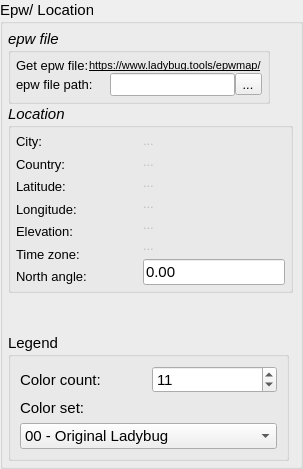
        <widget class="QGroupBox" name="groupBox_epw_location">
         <property name="sizePolicy">
          <sizepolicy hsizetype="Minimum" vsizetype="Expanding">
           <horstretch>0</horstretch>
           <verstretch>0</verstretch>
          </sizepolicy>
         </property>
         <property name="font">
          <font>
           <pointsize>11</pointsize>
           <italic>false</italic>
          </font>
         </property>
         <property name="toolTip">
          <string>Location data get from epw file.</string>
         </property>
         <property name="styleSheet">
          <string notr="true"/>
         </property>
         <property name="title">
          <string>Epw/ Location</string>
         </property>
         <layout class="QGridLayout" name="gridLayout_10">
          <property name="leftMargin">
           <number>5</number>
          </property>
          <property name="topMargin">
           <number>5</number>
          </property>
          <property name="rightMargin">
           <number>5</number>
          </property>
          <property name="bottomMargin">
           <number>5</number>
          </property>
          <property name="verticalSpacing">
           <number>0</number>
          </property>
          <item row="3" column="0" colspan="2">
           <widget class="QGroupBox" name="groupBox_location">
            <property name="sizePolicy">
             <sizepolicy hsizetype="Maximum" vsizetype="Maximum">
              <horstretch>0</horstretch>
              <verstretch>0</verstretch>
             </sizepolicy>
            </property>
            <property name="font">
             <font>
              <pointsize>11</pointsize>
              <italic>true</italic>
             </font>
            </property>
            <property name="title">
             <string>Location</string>
            </property>
            <layout class="QGridLayout" name="gridLayout_7">
             <property name="leftMargin">
              <number>5</number>
             </property>
             <property name="topMargin">
              <number>5</number>
             </property>
             <property name="rightMargin">
              <number>5</number>
             </property>
             <property name="bottomMargin">
              <number>5</number>
             </property>
             <item row="1" column="0">
              <layout class="QHBoxLayout" name="horizontalLayout">
               <item>
                <layout class="QVBoxLayout" name="verticalLayout_2">
                 <item>
                  <widget class="QLabel" name="label_City">
                   <property name="enabled">
                    <bool>true</bool>
                   </property>
                   <property name="sizePolicy">
                    <sizepolicy hsizetype="Maximum" vsizetype="Preferred">
                     <horstretch>0</horstretch>
                     <verstretch>0</verstretch>
                    </sizepolicy>
                   </property>
                   <property name="font">
                    <font>
                     <pointsize>10</pointsize>
                     <italic>false</italic>
                    </font>
                   </property>
                   <property name="text">
                    <string>City:</string>
                   </property>
                  </widget>
                 </item>
                 <item>
                  <widget class="QLabel" name="label_Country">
                   <property name="enabled">
                    <bool>true</bool>
                   </property>
                   <property name="sizePolicy">
                    <sizepolicy hsizetype="Maximum" vsizetype="Preferred">
                     <horstretch>0</horstretch>
                     <verstretch>0</verstretch>
                    </sizepolicy>
                   </property>
                   <property name="font">
                    <font>
                     <pointsize>10</pointsize>
                     <italic>false</italic>
                    </font>
                   </property>
                   <property name="text">
                    <string>Country:</string>
                   </property>
                  </widget>
                 </item>
                 <item>
                  <widget class="QLabel" name="label_Latitude">
                   <property name="enabled">
                    <bool>true</bool>
                   </property>
                   <property name="sizePolicy">
                    <sizepolicy hsizetype="Maximum" vsizetype="Preferred">
                     <horstretch>0</horstretch>
                     <verstretch>0</verstretch>
                    </sizepolicy>
                   </property>
                   <property name="font">
                    <font>
                     <pointsize>10</pointsize>
                     <italic>false</italic>
                    </font>
                   </property>
                   <property name="text">
                    <string>Latitude:</string>
                   </property>
                  </widget>
                 </item>
                 <item>
                  <widget class="QLabel" name="label_Longitude">
                   <property name="enabled">
                    <bool>true</bool>
                   </property>
                   <property name="sizePolicy">
                    <sizepolicy hsizetype="Maximum" vsizetype="Preferred">
                     <horstretch>0</horstretch>
                     <verstretch>0</verstretch>
                    </sizepolicy>
                   </property>
                   <property name="font">
                    <font>
                     <pointsize>10</pointsize>
                     <italic>false</italic>
                    </font>
                   </property>
                   <property name="text">
                    <string>Longitude:</string>
                   </property>
                  </widget>
                 </item>
                 <item>
                  <widget class="QLabel" name="label_Elevation">
                   <property name="enabled">
                    <bool>true</bool>
                   </property>
                   <property name="sizePolicy">
                    <sizepolicy hsizetype="Maximum" vsizetype="Preferred">
                     <horstretch>0</horstretch>
                     <verstretch>0</verstretch>
                    </sizepolicy>
                   </property>
                   <property name="font">
                    <font>
                     <pointsize>10</pointsize>
                     <italic>false</italic>
                    </font>
                   </property>
                   <property name="text">
                    <string>Elevation:</string>
                   </property>
                  </widget>
                 </item>
                 <item>
                  <widget class="QLabel" name="label_Time_zone">
                   <property name="enabled">
                    <bool>true</bool>
                   </property>
                   <property name="sizePolicy">
                    <sizepolicy hsizetype="Maximum" vsizetype="Preferred">
                     <horstretch>0</horstretch>
                     <verstretch>0</verstretch>
                    </sizepolicy>
                   </property>
                   <property name="font">
                    <font>
                     <pointsize>10</pointsize>
                     <italic>false</italic>
                    </font>
                   </property>
                   <property name="text">
                    <string>Time zone:</string>
                   </property>
                  </widget>
                 </item>
                 <item>
                  <widget class="QLabel" name="label_North_angle">
                   <property name="enabled">
                    <bool>true</bool>
                   </property>
                   <property name="sizePolicy">
                    <sizepolicy hsizetype="Maximum" vsizetype="Preferred">
                     <horstretch>0</horstretch>
                     <verstretch>0</verstretch>
                    </sizepolicy>
                   </property>
                   <property name="font">
                    <font>
                     <pointsize>10</pointsize>
                     <italic>false</italic>
                    </font>
                   </property>
                   <property name="toolTip">
                    <string/>
                   </property>
                   <property name="text">
                    <string>North angle:</string>
                   </property>
                  </widget>
                 </item>
                </layout>
               </item>
               <item>
                <spacer name="horizontalSpacer">
                 <property name="orientation">
                  <enum>Qt::Horizontal</enum>
                 </property>
                 <property name="sizeType">
                  <enum>QSizePolicy::Fixed</enum>
                 </property>
                 <property name="sizeHint" stdset="0">
                  <size>
                   <width>50</width>
                   <height>20</height>
                  </size>
                 </property>
                </spacer>
               </item>
               <item>
                <layout class="QVBoxLayout" name="verticalLayout_6">
                 <item>
                  <widget class="QLabel" name="label_city_value">
                   <property name="enabled">
                    <bool>false</bool>
                   </property>
                   <property name="font">
                    <font>
                     <pointsize>10</pointsize>
                     <italic>false</italic>
                    </font>
                   </property>
                   <property name="text">
                    <string>...</string>
                   </property>
                  </widget>
                 </item>
                 <item>
                  <widget class="QLabel" name="label_country_value">
                   <property name="enabled">
                    <bool>false</bool>
                   </property>
                   <property name="font">
                    <font>
                     <pointsize>10</pointsize>
                     <italic>false</italic>
                    </font>
                   </property>
                   <property name="text">
                    <string>...</string>
                   </property>
                  </widget>
                 </item>
                 <item>
                  <widget class="QLabel" name="label_latitude_value">
                   <property name="enabled">
                    <bool>false</bool>
                   </property>
                   <property name="font">
                    <font>
                     <pointsize>10</pointsize>
                     <italic>false</italic>
                    </font>
                   </property>
                   <property name="text">
                    <string>...</string>
                   </property>
                  </widget>
                 </item>
                 <item>
                  <widget class="QLabel" name="label_longitude_value">
                   <property name="enabled">
                    <bool>false</bool>
                   </property>
                   <property name="font">
                    <font>
                     <pointsize>10</pointsize>
                     <italic>false</italic>
                    </font>
                   </property>
                   <property name="text">
                    <string>...</string>
                   </property>
                  </widget>
                 </item>
                 <item>
                  <widget class="QLabel" name="label_elevation_value">
                   <property name="enabled">
                    <bool>false</bool>
                   </property>
                   <property name="font">
                    <font>
                     <pointsize>10</pointsize>
                     <italic>false</italic>
                    </font>
                   </property>
                   <property name="text">
                    <string>...</string>
                   </property>
                  </widget>
                 </item>
                 <item>
                  <widget class="QLabel" name="label_time_zone_value">
                   <property name="enabled">
                    <bool>false</bool>
                   </property>
                   <property name="font">
                    <font>
                     <pointsize>10</pointsize>
                     <italic>false</italic>
                    </font>
                   </property>
                   <property name="text">
                    <string>...</string>
                   </property>
                  </widget>
                 </item>
                 <item>
                  <widget class="QLineEdit" name="lineEdit_North_angle">
                   <property name="enabled">
                    <bool>true</bool>
                   </property>
                   <property name="sizePolicy">
                    <sizepolicy hsizetype="Maximum" vsizetype="Fixed">
                     <horstretch>0</horstretch>
                     <verstretch>0</verstretch>
                    </sizepolicy>
                   </property>
                   <property name="font">
                    <font>
                     <pointsize>11</pointsize>
                     <italic>false</italic>
                    </font>
                   </property>
                   <property name="toolTip">
                    <string>Indicate the true north.
Clockwise with zero in 
the direction of the y-axis</string>
                   </property>
                   <property name="layoutDirection">
                    <enum>Qt::LeftToRight</enum>
                   </property>
                   <property name="text">
                    <string>0.00</string>
                   </property>
                  </widget>
                 </item>
                </layout>
               </item>
              </layout>
             </item>
            </layout>
           </widget>
          </item>
          <item row="2" column="0" colspan="2">
           <widget class="QGroupBox" name="groupBox_epw_file">
            <property name="sizePolicy">
             <sizepolicy hsizetype="Maximum" vsizetype="Maximum">
              <horstretch>0</horstretch>
              <verstretch>0</verstretch>
             </sizepolicy>
            </property>
            <property name="font">
             <font>
              <pointsize>11</pointsize>
              <italic>true</italic>
             </font>
            </property>
            <property name="title">
             <string>epw file</string>
            </property>
            <layout class="QGridLayout" name="gridLayout_6">
             <property name="leftMargin">
              <number>5</number>
             </property>
             <property name="topMargin">
              <number>5</number>
             </property>
             <property name="rightMargin">
              <number>5</number>
             </property>
             <property name="bottomMargin">
              <number>5</number>
             </property>
             <property name="verticalSpacing">
              <number>7</number>
             </property>
             <item row="1" column="0">
              <layout class="QVBoxLayout" name="verticalLayout_12">
               <item>
                <layout class="QHBoxLayout" name="horizontalLayout_15">
                 <item>
                  <widget class="QLabel" name="label_Get_epw_file">
                   <property name="enabled">
                    <bool>true</bool>
                   </property>
                   <property name="font">
                    <font>
                     <pointsize>10</pointsize>
                     <italic>false</italic>
                    </font>
                   </property>
                   <property name="toolTip">
                    <string>Click the link to get the epw file</string>
                   </property>
                   <property name="text">
                    <string>Get epw file:</string>
                   </property>
                  </widget>
                 </item>
                 <item>
                  <widget class="QLabel" name="label_epw_map_link">
                   <property name="enabled">
                    <bool>true</bool>
                   </property>
                   <property name="sizePolicy">
                    <sizepolicy hsizetype="Maximum" vsizetype="Preferred">
                     <horstretch>0</horstretch>
                     <verstretch>0</verstretch>
                    </sizepolicy>
                   </property>
                   <property name="font">
                    <font>
                     <pointsize>8</pointsize>
                     <italic>false</italic>
                     <underline>true</underline>
                    </font>
                   </property>
                   <property name="toolTip">
                    <string>Click to download the epw file</string>
                   </property>
                   <property name="toolTipDuration">
                    <number>50</number>
                   </property>
                   <property name="frameShape">
                    <enum>QFrame::NoFrame</enum>
                   </property>
                   <property name="frameShadow">
                    <enum>QFrame::Plain</enum>
                   </property>
                   <property name="text">
                    <string>https://www.ladybug.tools/epwmap/</string>
                   </property>
                  </widget>
                 </item>
                </layout>
               </item>
               <item>
                <layout class="QHBoxLayout" name="horizontalLayout_14">
                 <item>
                  <widget class="QLabel" name="label_epw_path">
                   <property name="enabled">
                    <bool>true</bool>
                   </property>
                   <property name="font">
                    <font>
                     <pointsize>10</pointsize>
                     <italic>false</italic>
                    </font>
                   </property>
                   <property name="toolTip">
                    <string>After downloading the epw file, 
indicate its path on your machine</string>
                   </property>
                   <property name="text">
                    <string>epw file path:</string>
                   </property>
                  </widget>
                 </item>
                 <item>
                  <widget class="QLineEdit" name="lineEdit_epw_path">
                   <property name="enabled">
                    <bool>true</bool>
                   </property>
                   <property name="sizePolicy">
                    <sizepolicy hsizetype="Maximum" vsizetype="Fixed">
                     <horstretch>0</horstretch>
                     <verstretch>0</verstretch>
                    </sizepolicy>
                   </property>
                   <property name="font">
                    <font>
                     <pointsize>10</pointsize>
                     <italic>true</italic>
                    </font>
                   </property>
                   <property name="toolTip">
                    <string>The epw file path on your machine</string>
                   </property>
                  </widget>
                 </item>
                 <item>
                  <widget class="QToolButton" name="toolButton_epw_path">
                   <property name="enabled">
                    <bool>true</bool>
                   </property>
                   <property name="font">
                    <font>
                     <pointsize>10</pointsize>
                     <italic>true</italic>
                    </font>
                   </property>
                   <property name="toolTip">
                    <string>Indicate the path of the epw file</string>
                   </property>
                   <property name="text">
                    <string>...</string>
                   </property>
                  </widget>
                 </item>
                </layout>
               </item>
              </layout>
             </item>
            </layout>
           </widget>
          </item>
          <item row="6" column="0">
           <spacer name="verticalSpacer">
            <property name="orientation">
             <enum>Qt::Vertical</enum>
            </property>
            <property name="sizeHint" stdset="0">
             <size>
              <width>20</width>
              <height>40</height>
             </size>
            </property>
           </spacer>
          </item>
          <item row="7" column="0">
           <widget class="QGroupBox" name="groupBox_Legend">
            <property name="sizePolicy">
             <sizepolicy hsizetype="Maximum" vsizetype="Maximum">
              <horstretch>0</horstretch>
              <verstretch>0</verstretch>
             </sizepolicy>
            </property>
            <property name="font">
             <font>
              <pointsize>11</pointsize>
              <italic>false</italic>
             </font>
            </property>
            <property name="title">
             <string>Legend</string>
            </property>
            <layout class="QGridLayout" name="gridLayout_2">
             <item row="1" column="0">
              <layout class="QHBoxLayout" name="horizontalLayout_3">
               <item>
                <widget class="QLabel" name="label_color_count">
                 <property name="text">
                  <string>Color count:</string>
                 </property>
                </widget>
               </item>
               <item>
                <widget class="QSpinBox" name="spinBox_color_count">
                 <property name="toolTip">
                  <string>Number of segments of legend bar (default = 11).</string>
                 </property>
                 <property name="value">
                  <number>11</number>
                 </property>
                </widget>
               </item>
              </layout>
             </item>
             <item row="2" column="0">
              <widget class="QLabel" name="label_color_set">
               <property name="text">
                <string>Color set:</string>
               </property>
              </widget>
             </item>
             <item row="3" column="0">
              <widget class="QComboBox" name="comboBox_color_set">
               <property name="toolTip">
                <string>Choose the legend color set.</string>
               </property>
               <item>
                <property name="text">
                 <string>00 - Original Ladybug</string>
                </property>
               </item>
               <item>
                <property name="text">
                 <string>01 - Nuanced Ladybug</string>
                </property>
               </item>
               <item>
                <property name="text">
                 <string>02 - Multi-colored Ladybug</string>
                </property>
               </item>
               <item>
                <property name="text">
                 <string>03 - Ecotect</string>
                </property>
               </item>
               <item>
                <property name="text">
                 <string>04 - View Study</string>
                </property>
               </item>
               <item>
                <property name="text">
                 <string>05 - Shadow Study</string>
                </property>
               </item>
               <item>
                <property name="text">
                 <string>06 - Glare Study</string>
                </property>
               </item>
               <item>
                <property name="text">
                 <string>07 - Annual Comfort</string>
                </property>
               </item>
               <item>
                <property name="text">
                 <string>08 - Thermal Comfort</string>
                </property>
               </item>
               <item>
                <property name="text">
                 <string>09 - Peak Load Balance</string>
                </property>
               </item>
               <item>
                <property name="text">
                 <string>10 - Heat Sensation</string>
                </property>
               </item>
               <item>
                <property name="text">
                 <string>11 - Cold Sensation</string>
                </property>
               </item>
               <item>
                <property name="text">
                 <string>12 - Benefit/Harm</string>
                </property>
               </item>
               <item>
                <property name="text">
                 <string>13 - Harm</string>
                </property>
               </item>
               <item>
                <property name="text">
                 <string>14 - Benefit</string>
                </property>
               </item>
               <item>
                <property name="text">
                 <string>15 - Shade Benefit/Harm</string>
                </property>
               </item>
               <item>
                <property name="text">
                 <string>16 - Shade Harm</string>
                </property>
               </item>
               <item>
                <property name="text">
                 <string>17 - Shade Benefit</string>
                </property>
               </item>
               <item>
                <property name="text">
                 <string>18 - Energy Balance</string>
                </property>
               </item>
               <item>
                <property name="text">
                 <string>19 - Energy Balance w/ Storage</string>
                </property>
               </item>
               <item>
                <property name="text">
                 <string>20 - THERM</string>
                </property>
               </item>
               <item>
                <property name="text">
                 <string>21 - Cloud Cover</string>
                </property>
               </item>
               <item>
                <property name="text">
                 <string>22 - Black to White</string>
                </property>
               </item>
               <item>
                <property name="text">
                 <string>23 - Blue, Green, Red</string>
                </property>
               </item>
               <item>
                <property name="text">
                 <string>24 - Multicolored 2</string>
                </property>
               </item>
               <item>
                <property name="text">
                 <string>25 - Multicolored 3</string>
                </property>
               </item>
               <item>
                <property name="text">
                 <string>26 - OpenStudio Palette</string>
                </property>
               </item>
               <item>
                <property name="text">
                 <string>27 - Cividis (colorblind friendly)</string>
                </property>
               </item>
               <item>
                <property name="text">
                 <string>28 - Viridis (colorblind friendly)</string>
                </property>
               </item>
               <item>
                <property name="text">
                 <string>29 - Parula (colorblind friendly)</string>
                </property>
               </item>
               <item>
                <property name="text">
                 <string>30 - Energy Balance by Face Type</string>
                </property>
               </item>
               <item>
                <property name="text">
                 <string>31 - Peak Cooling by Face Type</string>
                </property>
               </item>
               <item>
                <property name="text">
                 <string>32 - Peak Hating by Face Type</string>
                </property>
               </item>
              </widget>
             </item>
            </layout>
           </widget>
          </item>
         </layout>
        </widget>
